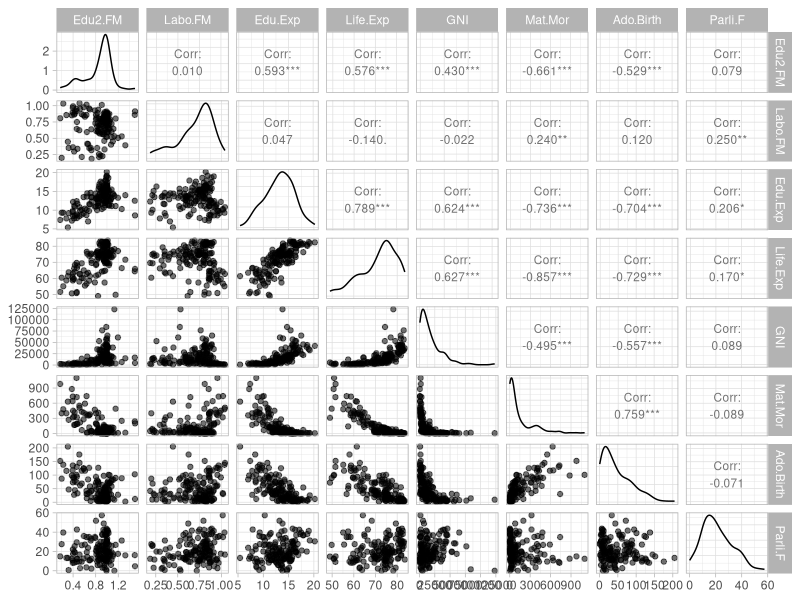
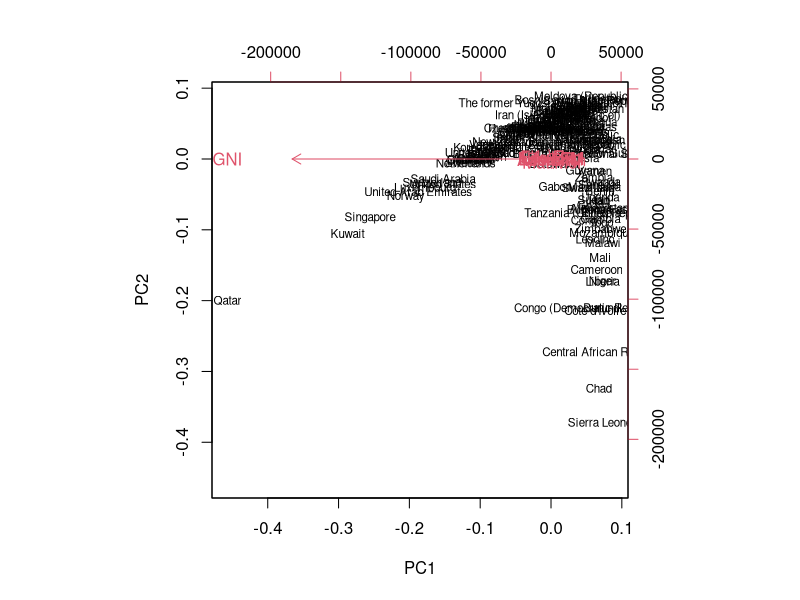
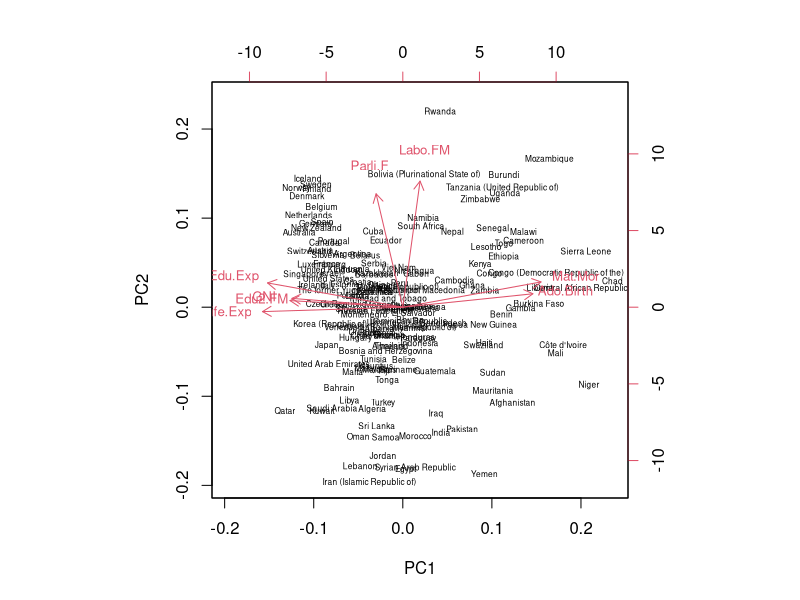

Write the R code that produced these figures, in order.
## ---- chunk 1
human2 <- read.table("./data/human.csv")
## ---- chunk 2
library(ggplot2)
library(GGally)
str(human2)
summary(human2)
## ---- chunk 3
ggpairs(human2[-1], mapping = aes(alpha = 0.5), progress = F, upper = list(continuous = wrap("cor", size = 3))) + theme_light()
## ---- chunk 4
m1 <- prcomp(human2[-1])
summary(m1)
biplot(m1, cex = c(0.7, 1), choices = 1:2)
## ---- chunk 5
humanstd <- scale(human2[-1])
m2 <- prcomp(humanstd)
summary(m2)
biplot(m2, cex = c(0.5, 0.8), choices = 1:2)
